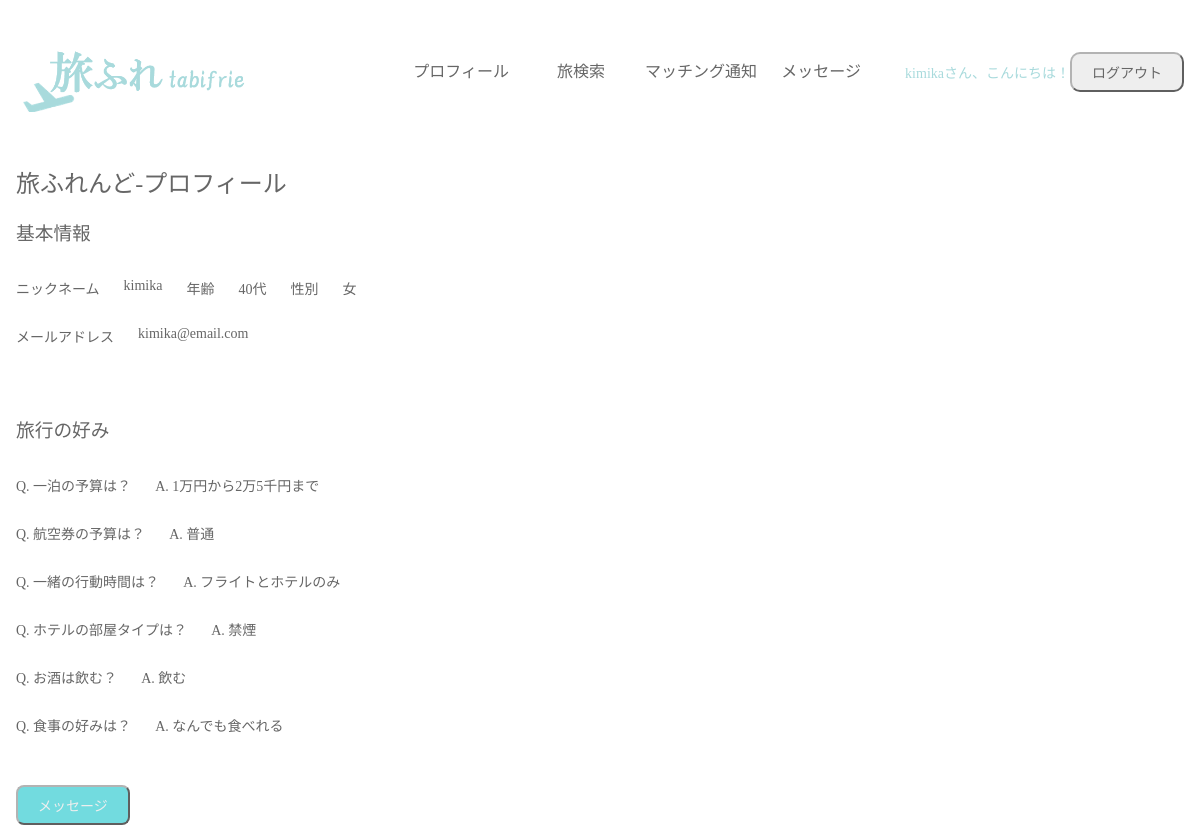
The page /profile_tabifrie.php?user_id=kimika@email.com (signed in) on the database as committed earlier.
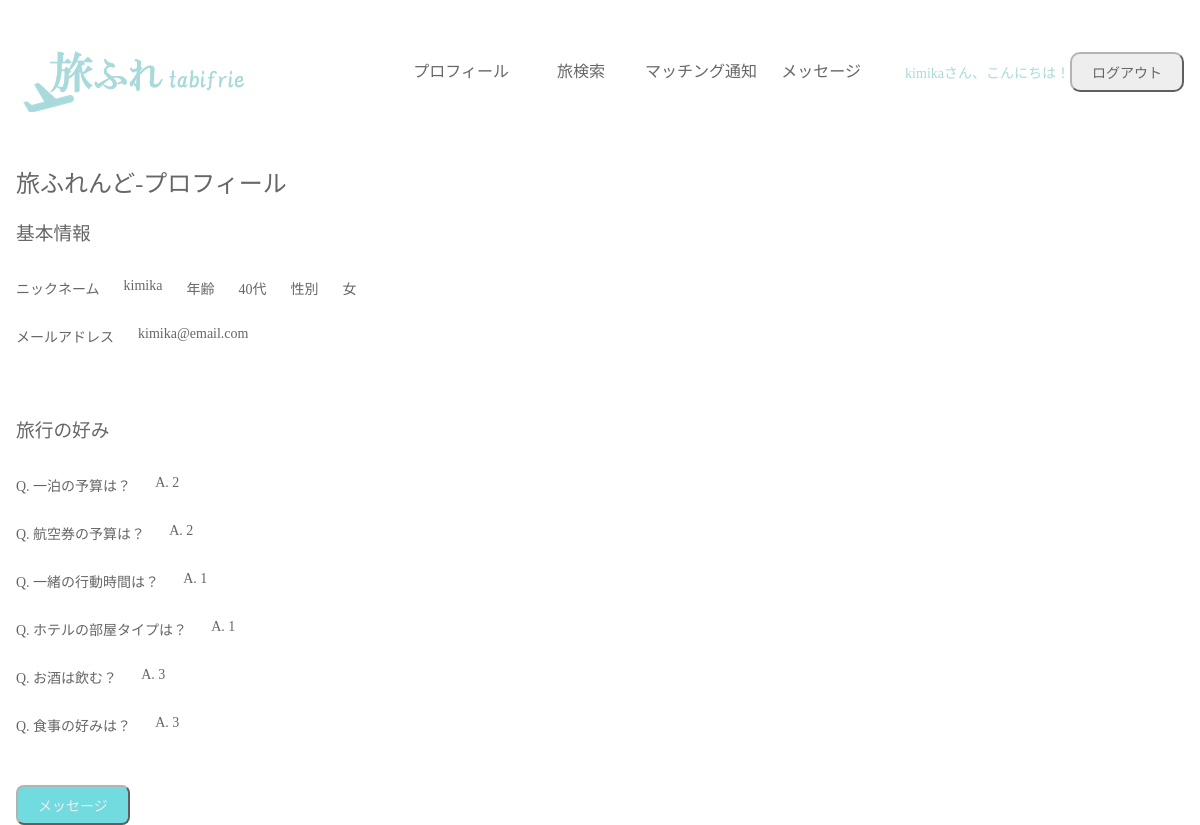
The same page on the database as committed later.
### tables this page shows
CREATE TABLE `tabifrie_user` (
  `id` int(12) NOT NULL,
  `name` varchar(64) NOT NULL,
  `gender` varchar(2) NOT NULL,
  `age` varchar(12) NOT NULL,
  `email` varchar(128) NOT NULL,
  `password` varchar(255) NOT NULL,
  `hotel` varchar(128) NOT NULL,
  `flight` varchar(128) NOT NULL,
  `engaging` varchar(128) NOT NULL,
  `smoking` varchar(128) NOT NULL,
  `drinking` varchar(128) NOT NULL,
  `eating` varchar(128) NOT NULL
);

### profile_tabifrie.php (the view, shortened to what this page needs)
<?php
$email = $_GET['user_id'];
$pdo = db_conn();
$stmt = $pdo->prepare('SELECT * FROM tabifrie_user WHERE email = :email');
$stmt->bindValue(':email', $email, PDO::PARAM_STR);
$status = $stmt->execute();
$val = $stmt->fetch();
?>
<!DOCTYPE html>
<html>
<head>
    <link rel="stylesheet" href="css/common.css" />
    <link rel="stylesheet" href="css/profile.css" />
</head>
<body>
    <header class="container">
        <h1>
            <img src="./img/logo2.png" alt="旅フレロゴ" width="232px" class="">
        </h1>
        <nav class="nav">
            <ul>
                <li><a href="profile.php">プロフィール</a></li>
                <li><a href="plansearch.php">旅検索</a></li>
                <li><a href="notification.php">マッチング通知</a></li>
                <li><a href="message.php">メッセージ</a></li>
            </ul>
        </nav>
        <p><?= $_SESSION['user_name'] ?>さん、こんにちは！</p>
        <button class="btn" onclick="document.location='logout.php'">ログアウト</button>
    </header>
    <section class="container profile">
        <h2>旅ふれんど‐プロフィール</h2>
        <form action="signup_act.php" method="post">
            <div>
                <h3>基本情報</h3>
                <div class="info">
                    <p>ニックネーム</p><p><?= $val['name'] ?></p>
                    <p>年齢</p><p><?= $val['age']  ?></p>
                    <p>性別</p><p><?= $val['gender'] ?></p>
                </div>
                <div class="info">
                    <p>メールアドレス</p><p><?= $val['email']?></p>
                </div><br>
            </div><br>
            <div>
                <h3>旅行の好み</h3>
                <div class="prefer">
                    <p>Q. 一泊の予算は？</p>
                    <p>A. <?= $val['hotel'] ?></p>
                </div>
                <div class="prefer">
                    <p>Q. 航空券の予算は？</p>
                    <p>A. <?= $val['flight'] ?></p>
                </div>
                <div class="prefer">
                    <p>Q. 一緒の行動時間は？</p>
                    <p>A. <?= $val['engaging'] ?></p>
                </div>
                <div class="prefer">
                    <p>Q. ホテルの部屋タイプは？</p>
                    <p>A. <?= $val['smoking'] ?></p>
                </div>
                <div class="prefer">
                    <p>Q. お酒は飲む？</p>
                    <p>A. <?= $val['drinking'] ?></p>
                </div>
                <div class="prefer">
                    <p>Q. 食事の好みは？</p>
                    <p>A. <?= $val['eating'] ?></p>
                </div><br>
            </div><br>
            <div>
                <button class="btn_s" onclick="document.location='message.php'">メッセージ</button>
            </div>
        </form>
    </section>
</body>
</html>

Rows that differ between the two databases and show on the page:
changed tabifrie_user "kimika": hotel "1万円から2万5千円まで" → "2"; flight "普通" → "2"; engaging "フライトとホテルのみ" → "1"; smoking "禁煙" → "1"; drinking "飲む" → "3"; eating "なんでも食べれる" → "3"
